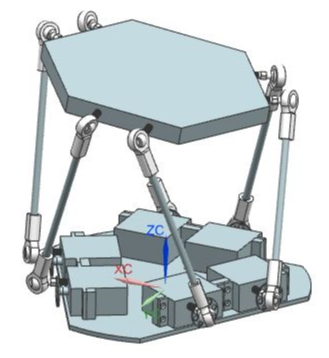
#> input picture Data/Mechanical Design.PNG, 329 x 358 px, given in place of the camera
$ python distance_measure.py   (older library calls are emulated)
#> lines starting #> are read from the running program, lines starting #| are printed output that depends on the picture; after the words box and inside, x2 and y2 are one past the last pixel; in counts of white or black regions, pixels touching at a corner belong together
import imutils
from imutils.video import VideoStream
import cv2
import numpy as np
import time

vs = VideoStream(src = 0).start()


while True:
    frame = vs.read()
#> frame is the input picture: shape (358, 329, 3); mean B, G, R 216.6, 214.6, 207.8
    blurred = cv2.GaussianBlur(frame,(5,5),0)
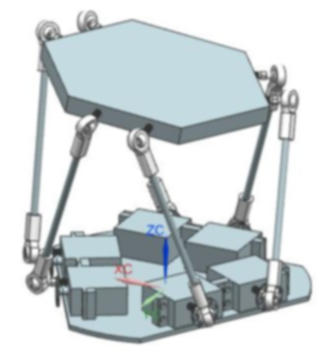
#> blurred: shape (358, 329, 3); mean B, G, R 216.7, 214.7, 207.8
    edges = cv2.Canny(blurred,0,100 )
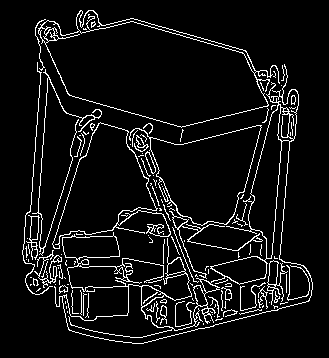
#> edges: shape (358, 329); 7.2% white in thin lines or dots, all inside (x1, y1, x2, y2) = (22, 10, 313, 344)

    im, cnts, heir = cv2.findContours(edges, cv2.RETR_EXTERNAL, cv2.CHAIN_APPROX_SIMPLE)
#> cnts = 96 contours, 83 with area under 20; largest, box (x1, y1, x2, y2) and area: (38, 10, 280, 128) 16713, (54, 64, 313, 344) 14678, (129, 125, 262, 226) 7062, (52, 122, 171, 249) 6545, (26, 215, 40, 260) 202
    if len(cnts) > 0:
        c = max(cnts,key = cv2.contourArea)
#> c = contour of 439 points, box (x1, y1, x2, y2) (38, 10, 280, 128), area 16713
#> (the run stopped early here; a loop or call above may not have finished)

$ run again, on Data/control_system.PNG
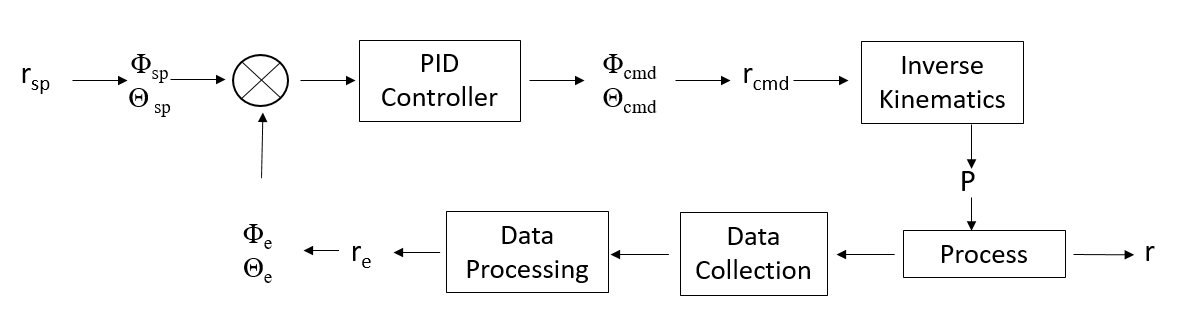
#> input picture Data/control_system.PNG, 1184 x 331 px, given in place of the camera
#> frame is the input picture: shape (331, 1184, 3); min 0, max 255, mean 248.5
#> `blurred = cv2.GaussianBlur(frame,(5,5),0)`:
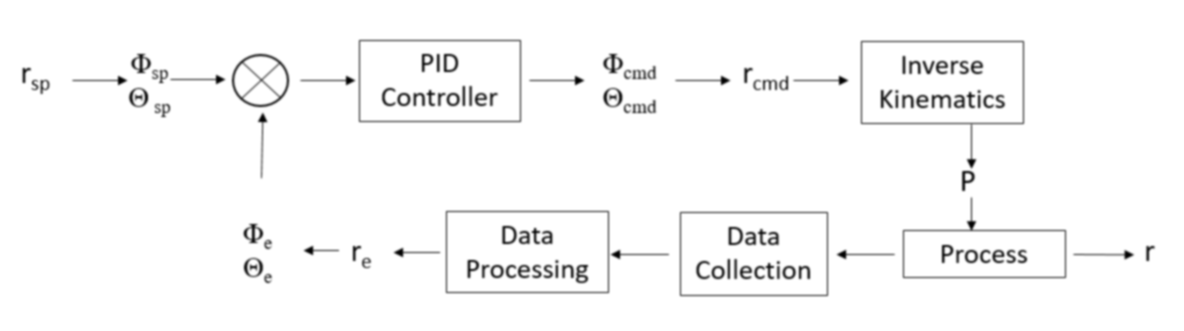
#> blurred: shape (331, 1184, 3); min 0, max 255, mean 248.4
#> `edges = cv2.Canny(blurred,0,100 )`:
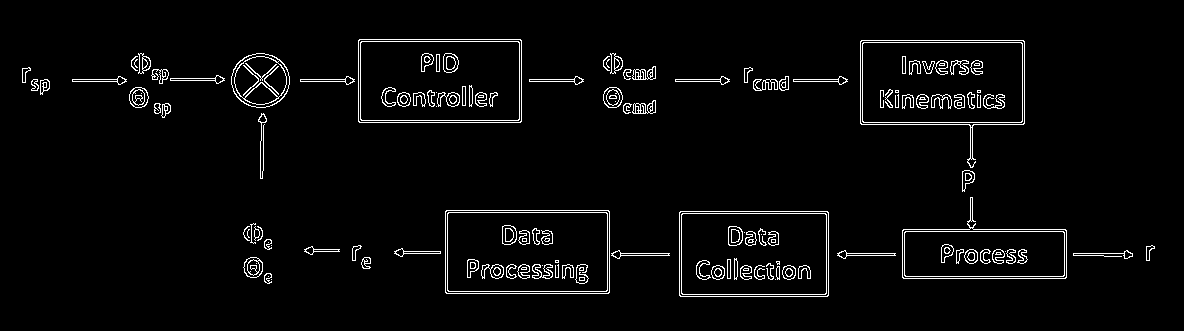
#> edges: shape (331, 1184); 3.4% white in thin lines or dots, all inside (x1, y1, x2, y2) = (22, 39, 1155, 297)
#> cnts = 53 contours, 12 with area under 20; largest, box (x1, y1, x2, y2) and area: (860, 40, 1025, 168) 13857, (445, 210, 610, 294) 13610, (358, 39, 522, 123) 13527, (679, 211, 829, 297) 12663, (902, 197, 1067, 279) 8096
#> c = contour of 44 points, box (x1, y1, x2, y2) (860, 40, 1025, 168), area 13857

$ run again, on Data/everything_else_setup.PNG
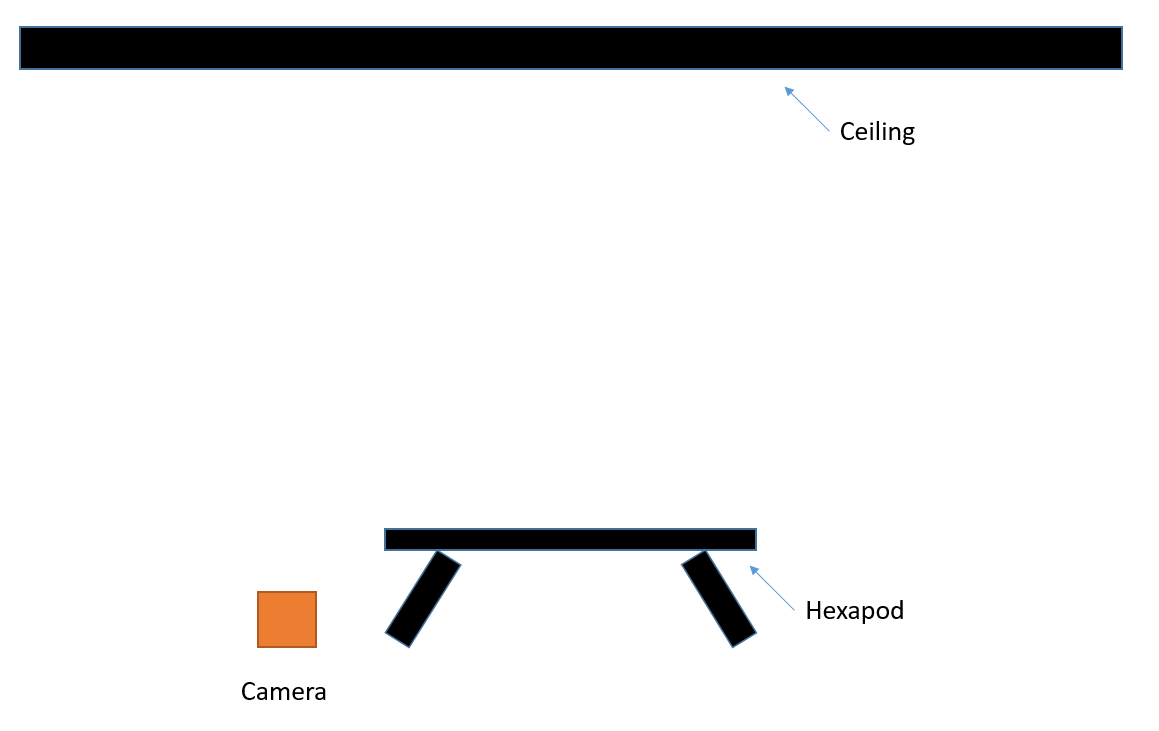
#> input picture Data/everything_else_setup.PNG, 1159 x 731 px, given in place of the camera
#> frame is the input picture: shape (731, 1159, 3); mean B, G, R 236, 236, 236
#> `edges = cv2.Canny(blurred,0,100 )`:
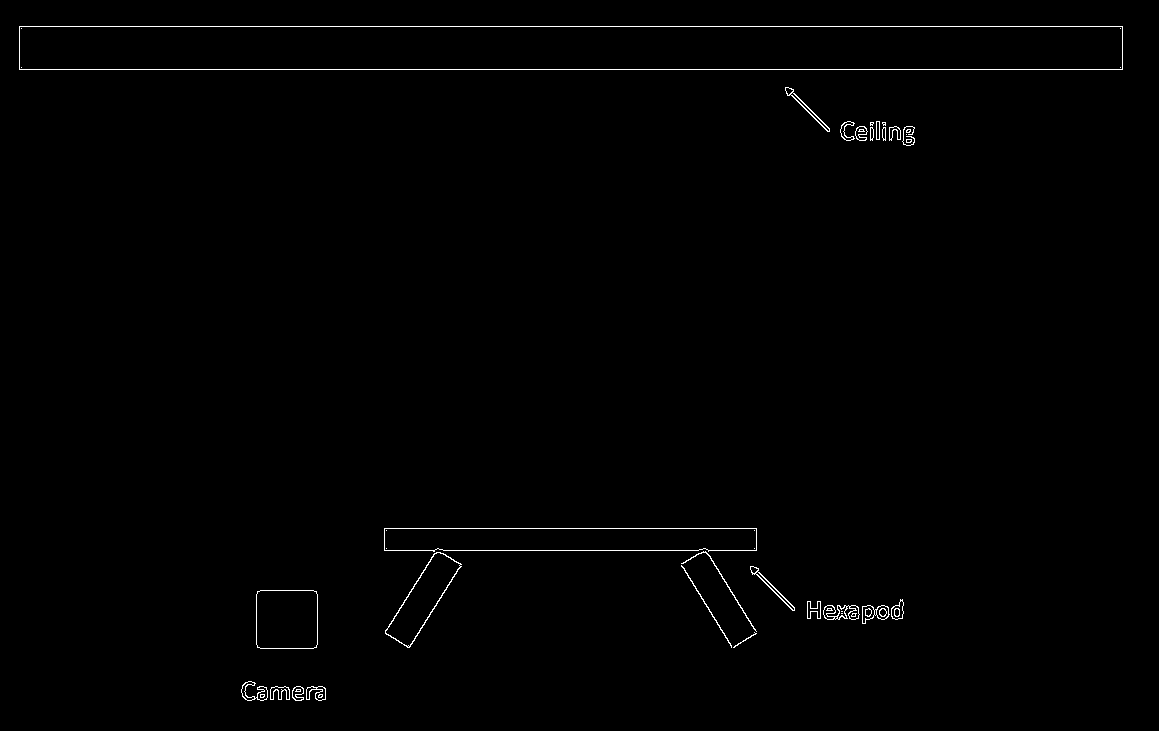
#> edges: shape (731, 1159); 0.68% white in thin lines or dots, all inside (x1, y1, x2, y2) = (19, 26, 1123, 701)
#> cnts = 29 contours, 7 with area under 20; largest, box (x1, y1, x2, y2) and area: (19, 26, 1123, 70) 47429, (384, 528, 757, 552) 8164, (256, 590, 318, 649) 3514, (385, 552, 462, 648) 2836, (823, 605, 860, 620) 322
#> c = [[19, 26], [19, 69], [1122, 69], [1122, 26]]

$ run again, on Data/pointer_path.PNG
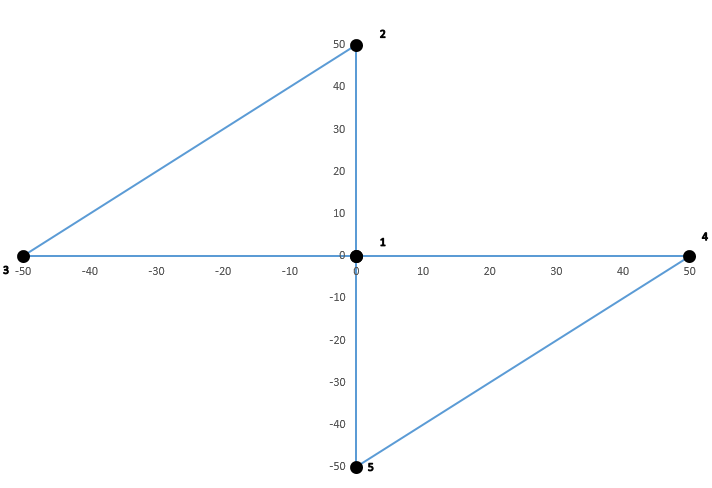
#> input picture Data/pointer_path.PNG, 712 x 488 px, given in place of the camera
#> frame is the input picture: shape (488, 712, 3); mean B, G, R 253.6, 253, 252.3
#> `edges = cv2.Canny(blurred,0,100 )`:
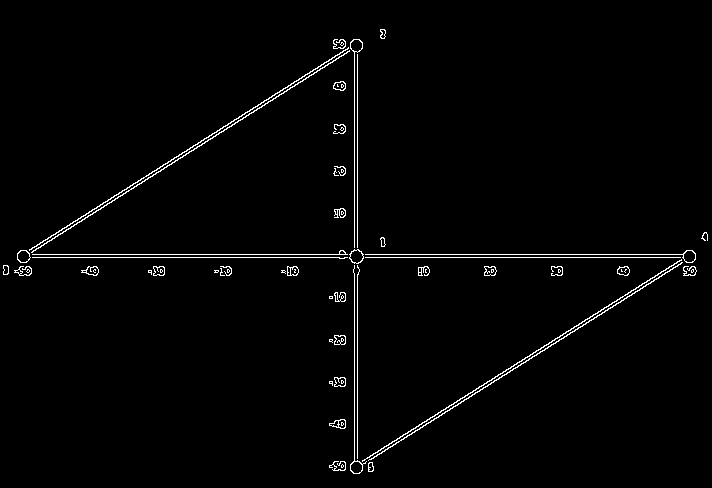
#> edges: shape (488, 712); 1.7% white in thin lines or dots
#> cnts = 56 contours, 29 with area under 20; largest, box (x1, y1, x2, y2) and area: (29, 47, 349, 251) 201, (31, 50, 350, 253) 200, (362, 259, 682, 462) 199, (368, 262, 683, 461) 196, (349, 249, 364, 264) 145
#> c = contour of 471 points, box (x1, y1, x2, y2) (29, 47, 349, 251), area 201
